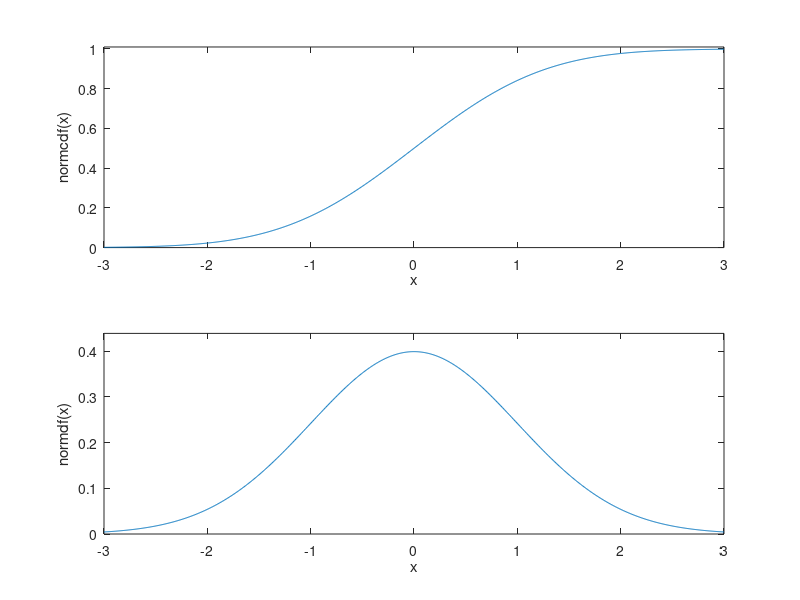

Recreate this plot in MATLAB.
function demo_randn
%% demo_randn: Demo for the use of randn

%% Generate X ~ N[0,1]
randn

%% Generate a new sample X ~ N[0,1]
randn

%% Generate a matrix with M rows and N columns of X ~ N[0,1]
M = 3;
N = 5;
randn(M,N)

%% Plot pdf and cdf
nPlot = 1000;
alpha = 3;
xPlot = linspace(-alpha,alpha,nPlot);

figure(1); clf

% normal pdf
normalPdf = normpdf(xPlot);

subplot(2,1,2);
plot(xPlot,normalPdf)
xlabel('x'); ylabel('normdf(x)')
axis ([-alpha alpha 0 1.1*normpdf(0)]);

% normal cdf
normalCdf = normcdf(xPlot);

subplot(2,1,1);
plot(xPlot,normalCdf)
xlabel('x'); ylabel('normcdf(x)')
axis ([-alpha alpha 0 1.01]);
